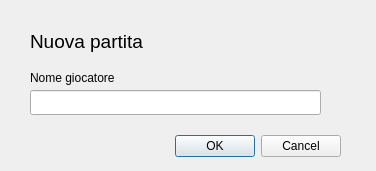
<?xml version="1.0" encoding="UTF-8"?>
<ui version="4.0">
 <class>NuovaPartita</class>
 <widget class="QDialog" name="NuovaPartita">
  <property name="geometry">
   <rect>
    <x>0</x>
    <y>0</y>
    <width>376</width>
    <height>171</height>
   </rect>
  </property>
  <property name="minimumSize">
   <size>
    <width>376</width>
    <height>171</height>
   </size>
  </property>
  <property name="maximumSize">
   <size>
    <width>376</width>
    <height>171</height>
   </size>
  </property>
  <property name="windowTitle">
   <string>Dialog</string>
  </property>
  <widget class="QDialogButtonBox" name="buttonBox">
   <property name="geometry">
    <rect>
     <x>110</x>
     <y>130</y>
     <width>231</width>
     <height>32</height>
    </rect>
   </property>
   <property name="orientation">
    <enum>Qt::Horizontal</enum>
   </property>
   <property name="standardButtons">
    <set>QDialogButtonBox::Cancel|QDialogButtonBox::Ok</set>
   </property>
  </widget>
  <widget class="QLabel" name="label">
   <property name="geometry">
    <rect>
     <x>30</x>
     <y>30</y>
     <width>291</width>
     <height>23</height>
    </rect>
   </property>
   <property name="font">
    <font>
     <pointsize>14</pointsize>
    </font>
   </property>
   <property name="text">
    <string>Nuova partita</string>
   </property>
  </widget>
  <widget class="QLineEdit" name="lineEdit">
   <property name="geometry">
    <rect>
     <x>30</x>
     <y>90</y>
     <width>291</width>
     <height>25</height>
    </rect>
   </property>
  </widget>
  <widget class="QLabel" name="label_2">
   <property name="geometry">
    <rect>
     <x>30</x>
     <y>70</y>
     <width>281</width>
     <height>16</height>
    </rect>
   </property>
   <property name="text">
    <string>Nome giocatore</string>
   </property>
  </widget>
 </widget>
 <resources/>
 <connections>
  <connection>
   <sender>buttonBox</sender>
   <signal>accepted()</signal>
   <receiver>NuovaPartita</receiver>
   <slot>accept()</slot>
   <hints>
    <hint type="sourcelabel">
     <x>248</x>
     <y>254</y>
    </hint>
    <hint type="destinationlabel">
     <x>157</x>
     <y>274</y>
    </hint>
   </hints>
  </connection>
  <connection>
   <sender>buttonBox</sender>
   <signal>rejected()</signal>
   <receiver>NuovaPartita</receiver>
   <slot>reject()</slot>
   <hints>
    <hint type="sourcelabel">
     <x>316</x>
     <y>260</y>
    </hint>
    <hint type="destinationlabel">
     <x>286</x>
     <y>274</y>
    </hint>
   </hints>
  </connection>
 </connections>
</ui>
